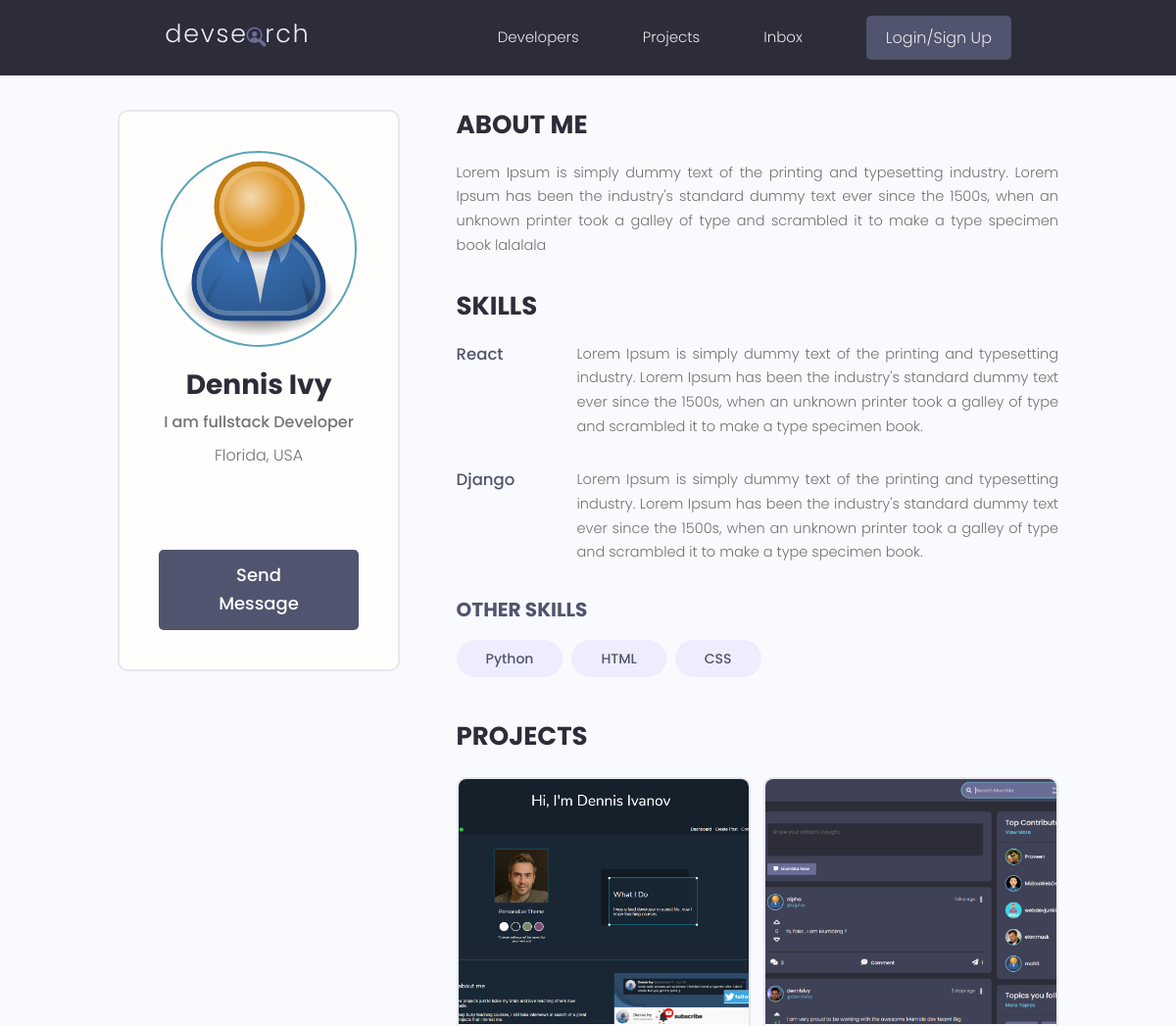
/profile/b8c9e65b-814f-493e-961b-2cc53a5098b9 (upper part), run on an earlier commit of the app's database.
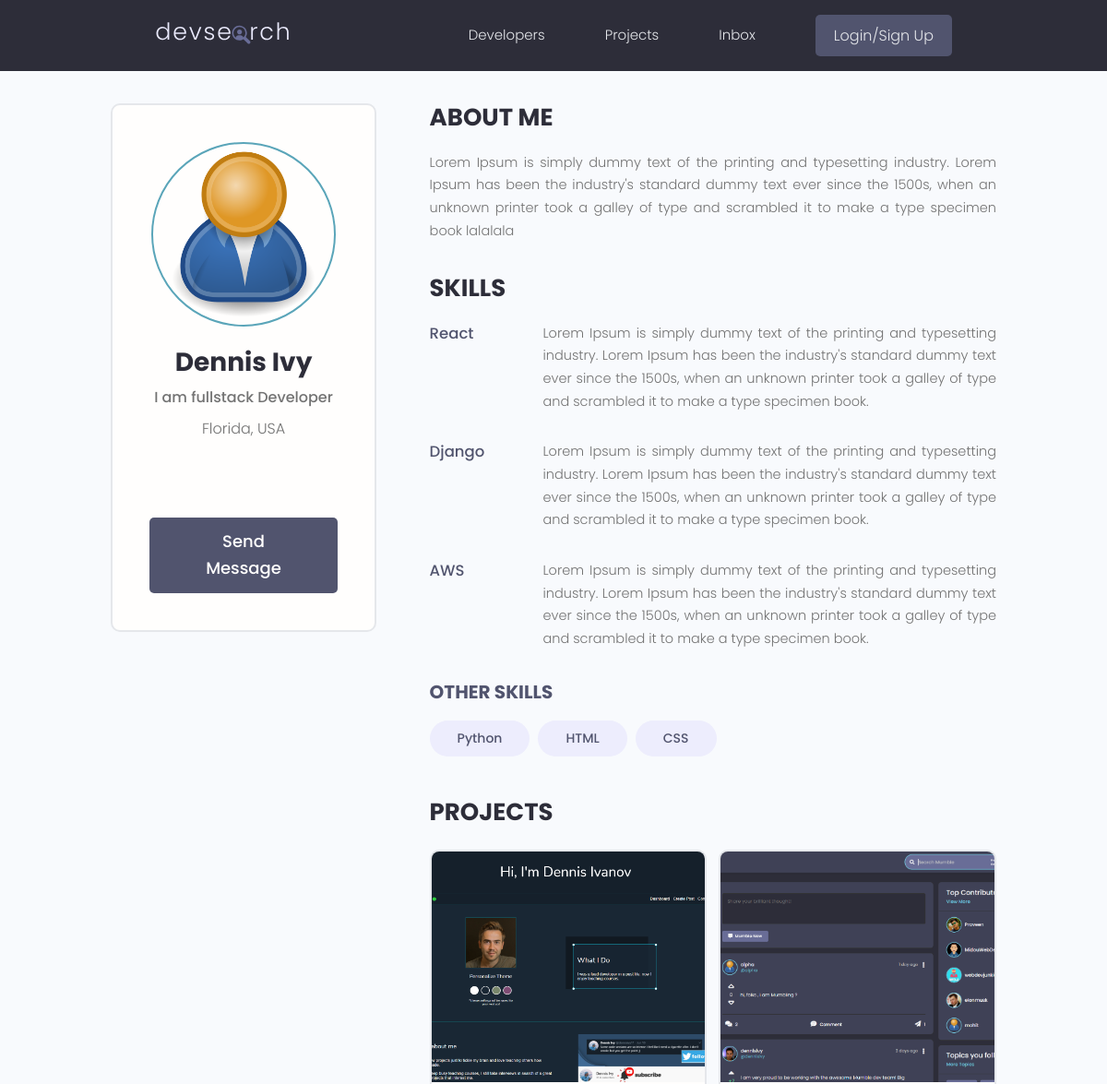
And on a later commit of the database.
### users/models.py (models this page shows, shortened)
class Skill(models.Model):
    owner = models.ForeignKey(Profile, on_delete=models.CASCADE, null=True, blank=True)
    name = models.CharField(max_length=200, blank=True, null=True)
    description = models.TextField(null=True, blank=True)
    created = models.DateTimeField(auto_now_add=True)
    id = models.UUIDField(default=uuid.uuid4, unique=True, primary_key=True, editable=False)

### projects/models.py (models this page shows, shortened)
class Project(models.Model):
    owner = models.ForeignKey(Profile, null=True, blank=True, on_delete=models.SET_NULL)
    title = models.CharField(max_length=200)
    description = models.TextField(null=True, blank=True)
    featured_image = models.ImageField(null=True, blank=True, default="default.jpg")
    demo_link = models.CharField(max_length=2000, null=True, blank=True)
    source_link = models.CharField(max_length=2000, null=True, blank=True)
    tags = models.ManyToManyField('Tag', blank=True)
    vote_total = models.IntegerField(default=0, null=True, blank=True)
    vote_ratio = models.IntegerField(default=0, null=True, blank=True)
    created = models.DateTimeField(auto_now_add=True)
    id = models.UUIDField(default=uuid.uuid4, unique=True, primary_key=True, editable=False)

### users/views.py (the view)
# urls.py: path('profile/<str:pk>', views.profile, name="user-profile"),
def profile(request, pk):
    profile = Profile.objects.get(id=pk)
    topSkills = profile.skill_set.exclude(description__exact="")
    otherSkills = profile.skill_set.filter(description="")
    context = {"profile": profile, "topSkills": topSkills, "otherSkills": otherSkills}
    return render(request,'users/user-profile.html', context)

### projects/models.py (called while the page is built)
    def __str__(self):
        return self.name

### users/templates/users/user-profile.html (shortened to what this page needs)
{% extends 'main.html' %}
{% block content %}
<main class="profile my-md">
    <div class="container">
      <div class="layout">
        <div class="column column--1of3">
          <div class="card text-center">
            <div class="card__body dev">
              <img class="avatar avatar--xl" src="{{ profile.profile_image.url }}" />
              <h2 class="dev__name">{{profile.name}}</h2>
              <p class="dev__title">{{profile.short_intro}}</p>
              <p class="dev__location">{{profile.location}}</p>
              <ul class="dev__social">
              </ul>
              <a href="#" class="btn btn--sub btn--lg">Send Message </a>
            </div>
          </div>
        </div>
        <div class="column column--2of3">
          <div class="devInfo">
            <h3 class="devInfo__title">About Me</h3>
            <p class="devInfo__about">{{profile.bio}}
            </p>
          </div>
          <div class="devInfo">
            <h3 class="devInfo__title">Skills</h3>
            <div class="devInfo__skills">
              {% for topSkill in topSkills %}
              <div class="devSkill">
                <h4 class="devSkill__title">{{topSkill.name}}</h4>
                <p class="devSkill__info">{{topSkill.description}}
                </p>
              </div>
              {% endfor %}
              <h3 class="devInfo__subtitle">Other Skills</h3>
              <div class="devInfo__otherSkills">
                {% for otherSkill in otherSkills %}
                <span class="tag tag--pill tag--sub tag--lg">
                  <small>{{otherSkill.name}}</small>
                </span>
                {% endfor %}
              </div>
            </div>
          </div>
          <div class="devInfo">
            <h3 class="devInfo__title">Projects</h3>
            <div class="grid grid--two">
              {% for project in profile.project_set.all %}
              <div class="column">
                <div class="card project">
                  <a href="{% url 'project' project.id %}" class="project">
                    <img class="project__thumbnail" src="{{project.featured_image.url}}" alt="project thumbnail" />
                  </a>
                </div>
              </div>
              {% endfor %}
            </div>
          </div>
        </div>
      </div>
    </div>
  </main>
{% endblock content %}

What changed in the data, as far as the page shows it:
added Skill: name "AWS", description "Lorem Ipsum is simply dummy text of the printing and typesetting industry. Lorem Ipsum has been the industry's standard dummy text ever since the 1500s, when an unknown printer took a galley of type and scrambled it to make a type specimen book.", shown under "SKILLS"
